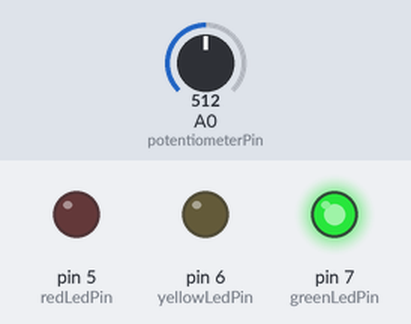
This sketch was run on a simulated Arduino Uno, built with avr-gcc and run on an emulated ATmega328P. Shown: output pins drawn as LEDs (lit = HIGH). The test bench sets the inputs (shaded band); at power-on: A0 (potentiometerPin) = 512.

Above: at 1.2 s.
1.3 s: A0 (potentiometerPin) set to 401
2.8 s: A0 (potentiometerPin) set to 374
At 4.0 s:
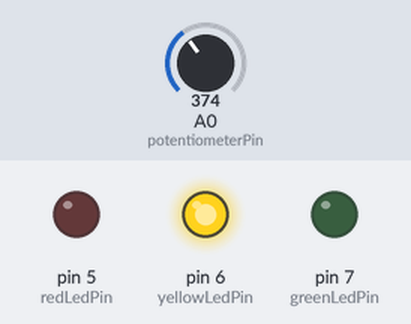
4.3 s: A0 (potentiometerPin) set to 339
5.8 s: A0 (potentiometerPin) set to 315
At 6.2 s:
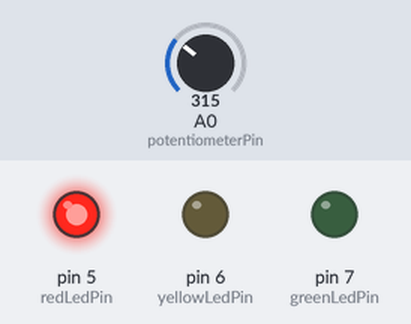
7.3 s: A0 (potentiometerPin) set to 511
At 8.5 s:
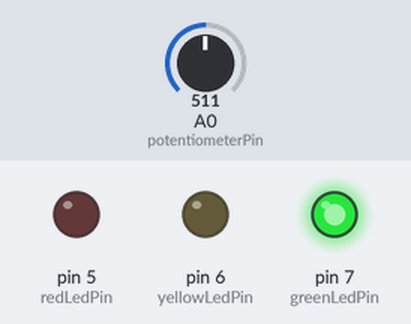
8.8 s: A0 (potentiometerPin) set to 306
At 9.7 s:
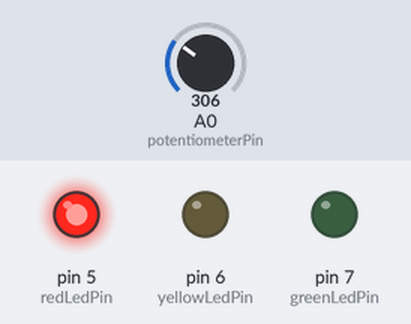
Timing chart, 0 to 11.3 s (numbered marks = the images above; inputs shaded):
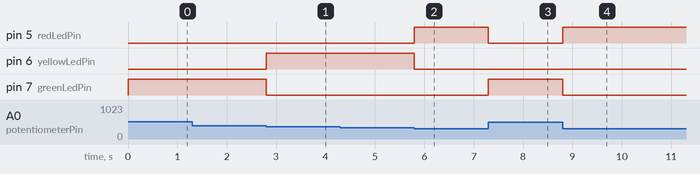

Measured:
- the behaviour switches between 391 and 390 on A0 (potentiometerPin) (found by bisection; images 0 and 1)
- the behaviour switches between 327 and 326 on A0 (potentiometerPin) (found by bisection; images 1 and 2)
- after the input at 1.3 s, every drawn part: stays the same
- after the input at 2.8 s, pin 6 (yellowLedPin): LOW → HIGH at once; pin 7 (greenLedPin): HIGH → LOW at once
- after the input at 4.3 s, every drawn part: stays the same
- after the input at 5.8 s, pin 5 (redLedPin): LOW → HIGH at once; pin 6 (yellowLedPin): HIGH → LOW at once
- after the input at 7.3 s, pin 5 (redLedPin): HIGH → LOW at once; pin 7 (greenLedPin): LOW → HIGH at once
- after the input at 8.8 s, pin 5 (redLedPin): LOW → HIGH at once; pin 7 (greenLedPin): HIGH → LOW at once

The sketch:

heartRate.ino
```cpp
int potentiometerPin = A0; // analog pin for potentiometer
int redLedPin = 5;         // pin number for red LED
int yellowLedPin = 6;      // pin number for yellow LED
int greenLedPin = 7;       // pin number for green LED

void setup() {
  pinMode(potentiometerPin, INPUT);
  pinMode(redLedPin, OUTPUT);
  pinMode(yellowLedPin, OUTPUT);
  pinMode(greenLedPin, OUTPUT);
}

void loop() {
  // Read the potentiometer value
  int sensorValue = analogRead(potentiometerPin);

  // Map the potentiometer value to a range suitable for heart rate simulation
  int heartRate = map(sensorValue, 0, 1023, 0, 160); // Assume a heart rate range of 40 to 160 BPM

  // Define thresholds for different heart rate conditions
  int severeTachycardiaThreshold = 150;
  int mildTachycardiaThreshold = 120;
  int mildBradycardiaThreshold = 60;
  int severeBradycardiaThreshold = 50;

  // Determine which LED to light up based on heart rate
  if (heartRate >= severeTachycardiaThreshold || heartRate <= severeBradycardiaThreshold) {
    // Red LED lights up for cardiac arrest, severe bradycardia, and severe tachycardia
    digitalWrite(redLedPin, HIGH);
    digitalWrite(yellowLedPin, LOW);
    digitalWrite(greenLedPin, LOW);
    Serial.print("Heart Rate: ");
    Serial.println(heartRate);
  } else if (heartRate >= mildTachycardiaThreshold || heartRate <= mildBradycardiaThreshold) {
    // Yellow LED lights up for mild bradycardia and mild tachycardia
    digitalWrite(redLedPin, LOW);
    digitalWrite(yellowLedPin, HIGH);
    digitalWrite(greenLedPin, LOW);
    Serial.print("Heart Rate: ");
    Serial.println(heartRate);
  } else {
    // Green LED lights up for normal heart rate
    digitalWrite(redLedPin, LOW);
    digitalWrite(yellowLedPin, LOW);
    digitalWrite(greenLedPin, HIGH);
    Serial.print("Heart Rate: ");
    Serial.println(heartRate);
  }
}
```
